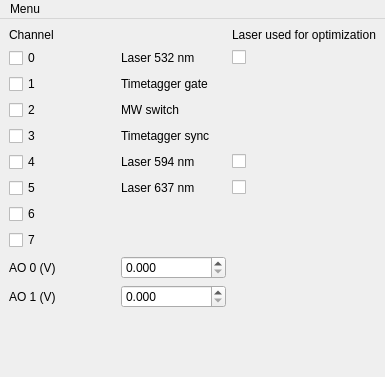
<?xml version="1.0" encoding="UTF-8"?>
<ui version="4.0">
 <class>MainWindow</class>
 <widget class="QMainWindow" name="MainWindow">
  <property name="geometry">
   <rect>
    <x>0</x>
    <y>0</y>
    <width>385</width>
    <height>377</height>
   </rect>
  </property>
  <property name="windowTitle">
   <string>qudi</string>
  </property>
  <widget class="QWidget" name="centralwidget">
   <layout class="QFormLayout" name="formLayout">
    <item row="2" column="0" colspan="2">
     <layout class="QGridLayout" name="gridLayout">
      <item row="10" column="1">
       <widget class="QDoubleSpinBox" name="doubleSpinBox_AO0">
        <property name="decimals">
         <number>3</number>
        </property>
        <property name="maximum">
         <double>1.000000000000000</double>
        </property>
        <property name="singleStep">
         <double>0.000100000000000</double>
        </property>
       </widget>
      </item>
      <item row="7" column="0">
       <widget class="QCheckBox" name="checkBox_7">
        <property name="text">
         <string>6</string>
        </property>
       </widget>
      </item>
      <item row="8" column="0">
       <widget class="QCheckBox" name="checkBox_8">
        <property name="text">
         <string>7</string>
        </property>
       </widget>
      </item>
      <item row="5" column="1">
       <widget class="QLabel" name="label_6">
        <property name="text">
         <string>Laser 594 nm</string>
        </property>
       </widget>
      </item>
      <item row="6" column="0">
       <widget class="QCheckBox" name="checkBox_6">
        <property name="text">
         <string>5</string>
        </property>
       </widget>
      </item>
      <item row="10" column="0">
       <widget class="QLabel" name="label_8">
        <property name="text">
         <string>AO 0 (V)</string>
        </property>
       </widget>
      </item>
      <item row="11" column="1">
       <widget class="QDoubleSpinBox" name="doubleSpinBox_AO1">
        <property name="decimals">
         <number>3</number>
        </property>
        <property name="maximum">
         <double>1.000000000000000</double>
        </property>
        <property name="singleStep">
         <double>0.000100000000000</double>
        </property>
       </widget>
      </item>
      <item row="11" column="0">
       <widget class="QLabel" name="label_9">
        <property name="text">
         <string>AO 1 (V)</string>
        </property>
       </widget>
      </item>
      <item row="1" column="0">
       <widget class="QCheckBox" name="checkBox_1">
        <property name="text">
         <string>0</string>
        </property>
       </widget>
      </item>
      <item row="6" column="1">
       <widget class="QLabel" name="label_7">
        <property name="text">
         <string>Laser 637 nm</string>
        </property>
       </widget>
      </item>
      <item row="0" column="0">
       <widget class="QLabel" name="label">
        <property name="text">
         <string>Channel</string>
        </property>
       </widget>
      </item>
      <item row="4" column="0">
       <widget class="QCheckBox" name="checkBox_4">
        <property name="text">
         <string>3</string>
        </property>
       </widget>
      </item>
      <item row="3" column="0">
       <widget class="QCheckBox" name="checkBox_3">
        <property name="text">
         <string>2</string>
        </property>
       </widget>
      </item>
      <item row="2" column="1">
       <widget class="QLabel" name="label_3">
        <property name="text">
         <string>Timetagger gate</string>
        </property>
       </widget>
      </item>
      <item row="2" column="0">
       <widget class="QCheckBox" name="checkBox_2">
        <property name="text">
         <string>1</string>
        </property>
       </widget>
      </item>
      <item row="4" column="1">
       <widget class="QLabel" name="label_4">
        <property name="text">
         <string>Timetagger sync</string>
        </property>
       </widget>
      </item>
      <item row="5" column="0">
       <widget class="QCheckBox" name="checkBox_5">
        <property name="text">
         <string>4</string>
        </property>
       </widget>
      </item>
      <item row="1" column="1">
       <widget class="QLabel" name="label_2">
        <property name="text">
         <string>Laser 532 nm</string>
        </property>
       </widget>
      </item>
      <item row="3" column="1">
       <widget class="QLabel" name="label_5">
        <property name="text">
         <string>MW switch</string>
        </property>
       </widget>
      </item>
      <item row="0" column="2">
       <widget class="QLabel" name="label_11">
        <property name="text">
         <string>Laser used for optimization</string>
        </property>
       </widget>
      </item>
      <item row="6" column="2">
       <widget class="QCheckBox" name="checkBox_11">
        <property name="text">
         <string/>
        </property>
        <property name="tristate">
         <bool>false</bool>
        </property>
       </widget>
      </item>
      <item row="5" column="2">
       <widget class="QCheckBox" name="checkBox_9">
        <property name="text">
         <string/>
        </property>
        <property name="tristate">
         <bool>false</bool>
        </property>
       </widget>
      </item>
      <item row="1" column="2">
       <widget class="QCheckBox" name="checkBox_10">
        <property name="text">
         <string/>
        </property>
        <property name="checked">
         <bool>false</bool>
        </property>
        <property name="tristate">
         <bool>false</bool>
        </property>
       </widget>
      </item>
     </layout>
    </item>
   </layout>
  </widget>
  <widget class="QMenuBar" name="menubar">
   <property name="geometry">
    <rect>
     <x>0</x>
     <y>0</y>
     <width>385</width>
     <height>21</height>
    </rect>
   </property>
   <widget class="QMenu" name="menuMenu">
    <property name="title">
     <string>Menu</string>
    </property>
    <addaction name="actionClose"/>
   </widget>
   <addaction name="menuMenu"/>
  </widget>
  <action name="actionClose">
   <property name="icon">
    <iconset>
     <normaloff>../../../artwork/icons/oxygen/22x22/application-exit.png</normaloff>../../../artwork/icons/oxygen/22x22/application-exit.png</iconset>
   </property>
   <property name="text">
    <string>Close</string>
   </property>
  </action>
 </widget>
 <resources/>
 <connections>
  <connection>
   <sender>actionClose</sender>
   <signal>triggered()</signal>
   <receiver>MainWindow</receiver>
   <slot>close()</slot>
   <hints>
    <hint type="sourcelabel">
     <x>-1</x>
     <y>-1</y>
    </hint>
    <hint type="destinationlabel">
     <x>232</x>
     <y>299</y>
    </hint>
   </hints>
  </connection>
 </connections>
</ui>
